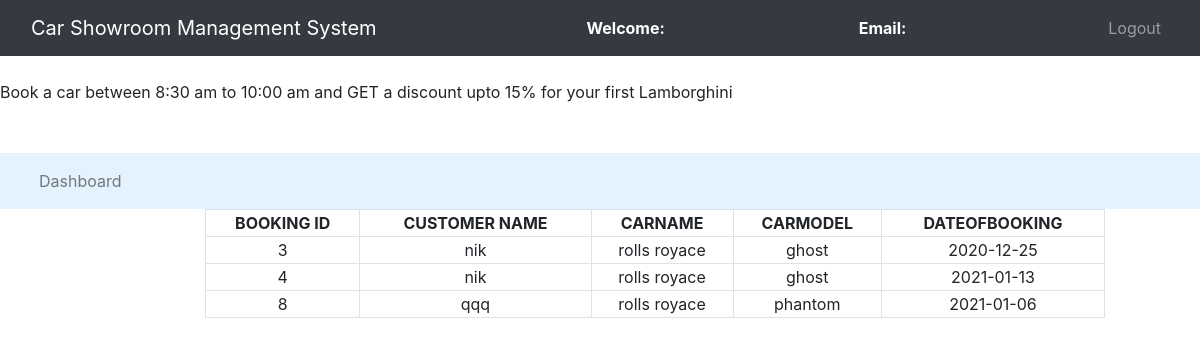
Page /csms/admin/bookedcar.php on the committed database.
### tables this page shows
CREATE TABLE `booking` (
  `bookingid` int(30) NOT NULL,
  `id` int(30) NOT NULL,
  `carname` varchar(30) NOT NULL,
  `carmodel` varchar(30) NOT NULL,
  `dateofbooking` date NOT NULL
);

CREATE TABLE `register` (
  `id` int(30) NOT NULL,
  `name` varchar(30) NOT NULL,
  `email` varchar(30) NOT NULL,
  `password` varchar(30) NOT NULL,
  `mobile` int(30) NOT NULL,
  `address` varchar(30) NOT NULL
);

### csms/admin/bookedcar.php (the view, shortened to what this page needs)
<?php
	$connection = mysqli_connect("localhost","root","");
	$query = "select booking.bookingid,booking.carname,booking.carmodel,
	booking.dateofbooking,register.name from booking left join register on
	booking.id = register.id";
?>
<!DOCTYPE html>
<html lang="en" dir="ltr">
  <head>
    <link rel="stylesheet" href="https://stackpath.bootstrapcdn.com/bootstrap/4.1.3/css/bootstrap.min.css">
  </head>
  <body>
    <nav class="navbar navbar-expand-lg navbar-dark bg-dark">
		<div class="container-fluid">
			<div class="navbar-header">
				<a class="navbar-brand" href="index.php">Car Showroom Management System</a>
			</div>
      <font style="color: white"><span><strong>Welcome: <?php echo $_SESSION['name'];?></strong></span></font>
			<font style="color: white"><span><strong>Email: <?php echo $_SESSION['email'];?></strong></span></font>
			<ul class="nav navbar-nav navbar-right">
        <li class="nav-item"><a class="nav-link" href="logout.php">Logout</a></li>
			</ul>
		</div>
	</nav><br>
  <span><marquee>Book a car between 8:30 am to 10:00 am and GET a discount upto 15% for your first Lamborghini</marquee></span><br><br>
  <div class="row">
   <div class="col-md-3">
     </div>
   </div>
	 <nav class="navbar navbar-expand-lg navbar-light" style="background-color: #e3f2fd">
	<div class="container-fluid">
		<ul class="nav navbar-nav navbar-center">
			<li class="nav-item">
				<a href="admin_dashboard.php" class="nav-link">Dashboard</a>
			</li>
</nav>
<div class="row">
	<div class="col-md-2"></div>
	<div class="col-md-8">
		<form>
			<table class="table-bordered" width="900px" style="text-align: center">
				<tr>
					<th>BOOKING ID</th>
          <th>CUSTOMER NAME</th>
          <th>CARNAME</th>
					<th>CARMODEL</th>
					<th>DATEOFBOOKING</th>
				</tr>
				<?php
					$query_run = mysqli_query($connection,$query);
					while($row = mysqli_fetch_assoc($query_run)){
						$bookingid = $row['bookingid'];
            $name = $row['name'];
            $carname = $row['carname'];
						$carmodel = $row['carmodel'];
						$dateofbooking = $row['dateofbooking'];
				?>
						<tr>
							<td><?php echo $bookingid;?></td>
              <td><?php echo $name;?></td>
              <td><?php echo $carname;?></td>
							<td><?php echo $carmodel;?></td>
							<td><?php echo $dateofbooking;?></td>
						</tr>
						<?php
					}
				?>
			</table>
		</form>
	</div>
	<div class="col-md-2"></div>
</div>
</body>
</html>

### rows in the picture
booking: bookingid "3", id.name "nik", carname "rolls royace", carmodel "ghost", dateofbooking "2020-12-25"
booking: bookingid "4", id.name "nik", carname "rolls royace", carmodel "ghost", dateofbooking "2021-01-13"
booking: bookingid "8", id.name "qqq", carname "rolls royace", carmodel "phantom", dateofbooking "2021-01-06"
